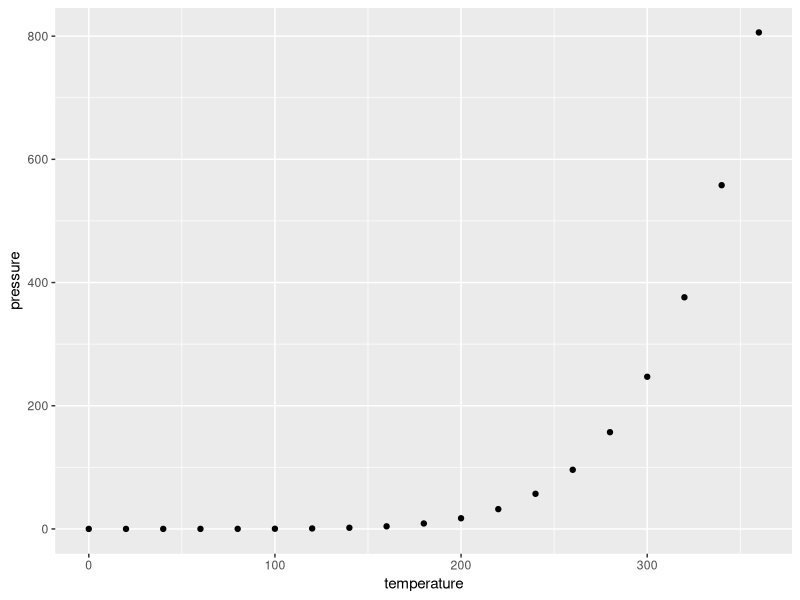
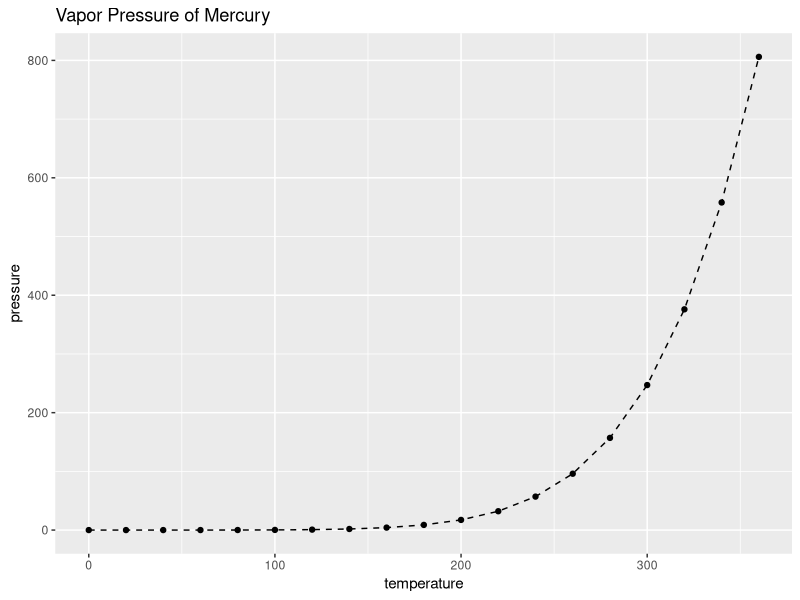
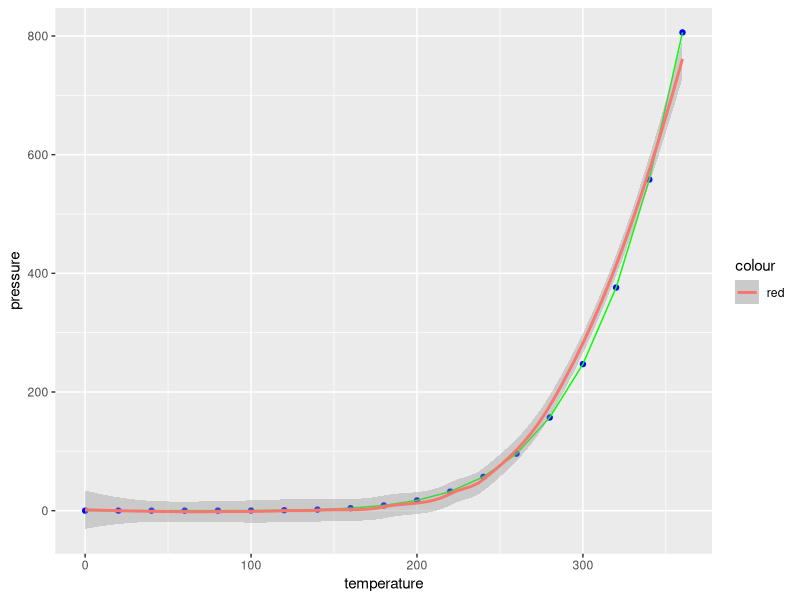
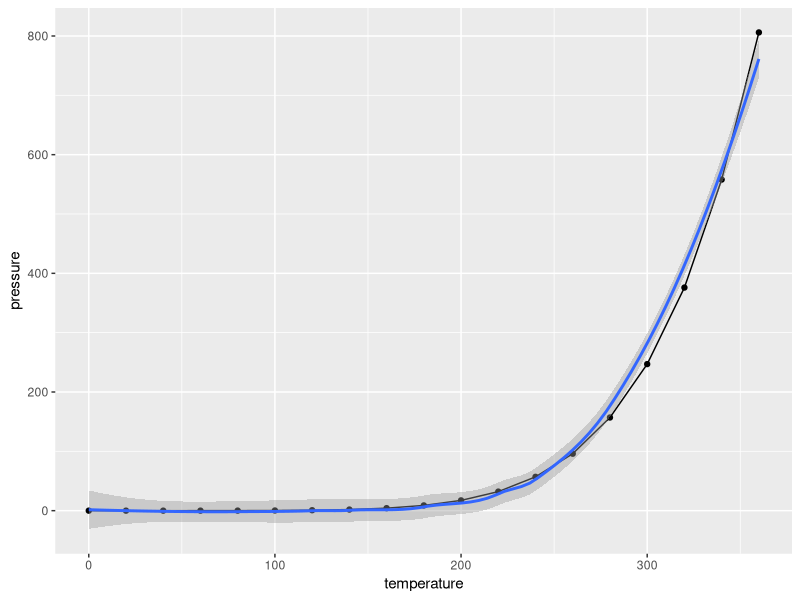
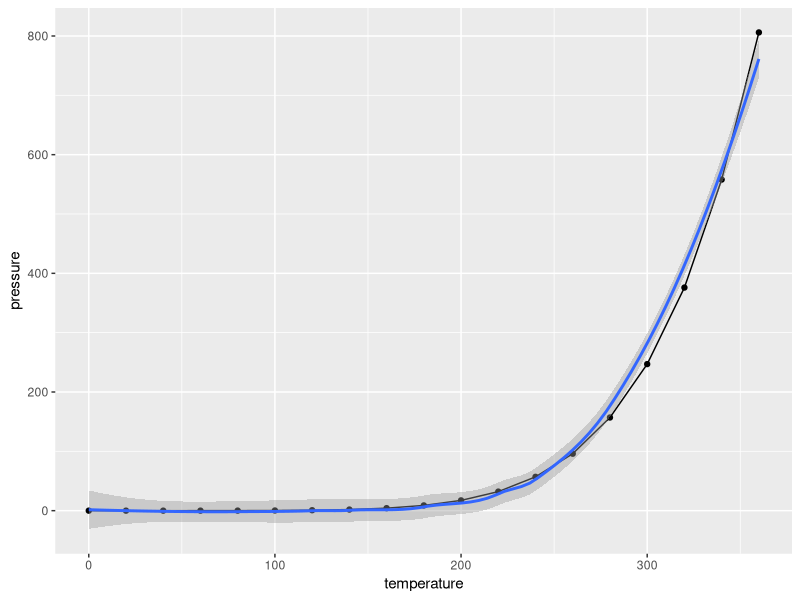
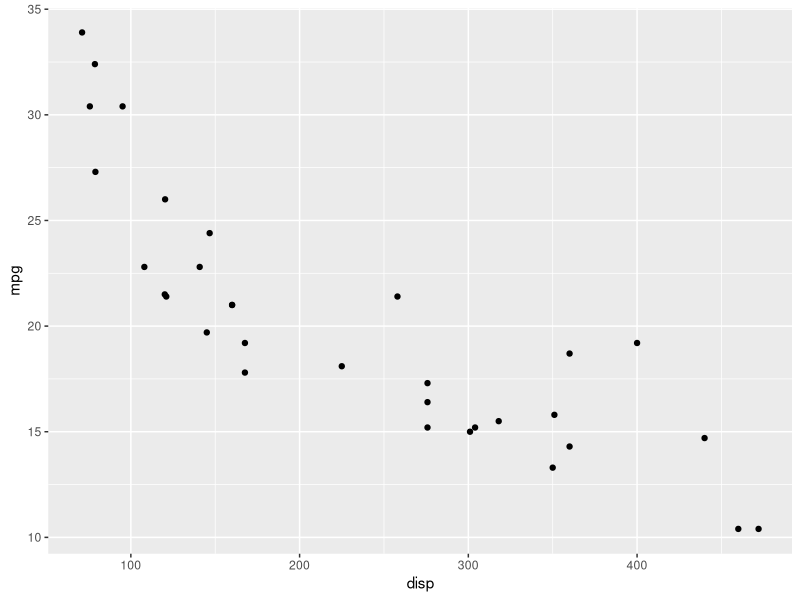
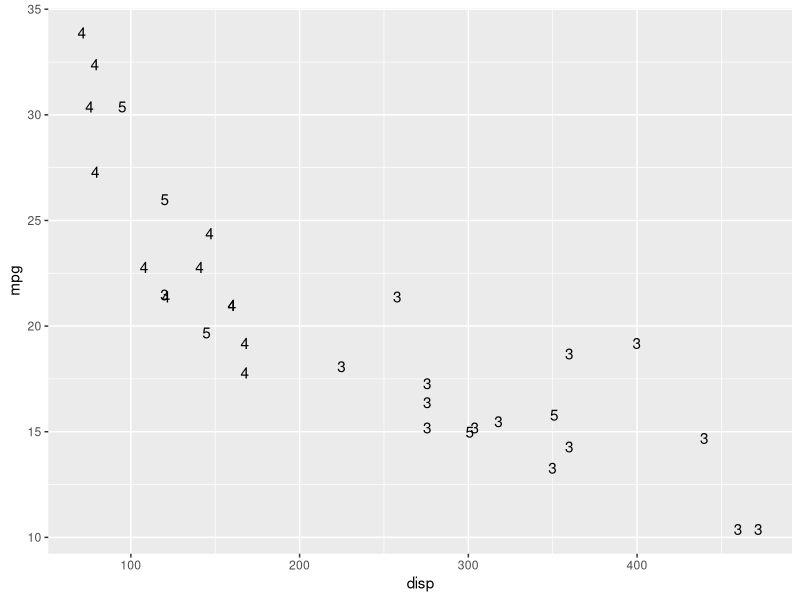
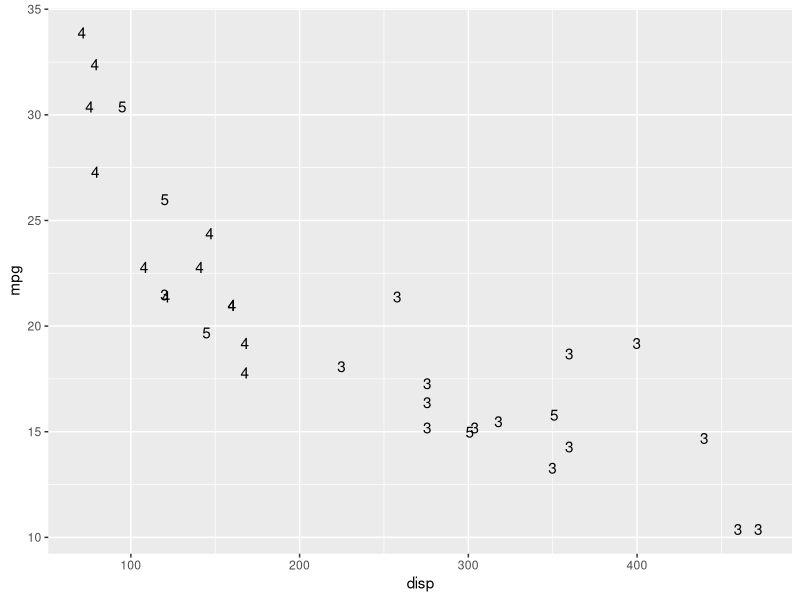

These figures' R source, in order:
# Murrell, Paul (2011), R Graphics, 2nd Edition.

## Chapter 5: {ggplot2}: qplot() & ggplot()

if (!require(ggplot2)) {install.packages('ggplot2'); library(ggplot2)}


### qplot()
qplot(temperature, pressure, data = pressure)

qplot(temperature, pressure, 
      data = pressure,
      main = 'Vapor Pressure of Mercury',
      geom = c('point', 'line'),
      lty = I('dashed'))

### ggplot(): data + aes() + geom_
ggplot(pressure, aes(x = temperature, y = pressure, colour = 'red')) +
  geom_point(colour = 'blue') +
  geom_line(colour = 'green') +
  geom_smooth()

ggplot(pressure, aes(x = temperature, y = pressure)) +
  geom_point() +
  geom_line() +
  geom_smooth()

ggplot(pressure) + 
  aes(x = temperature, y = pressure) +
  geom_point() +
  geom_line() +
  geom_smooth()


str(mtcars)

ggplot(mtcars) +
  aes(x = disp, y = mpg) +
  geom_point()

ggplot(mtcars) +
  aes(x = disp, y = mpg, label = gear) +
  geom_text()

ggplot(mtcars) +
  geom_text(aes(x = disp, y = mpg, label = gear))


lmcoef <- coef(lm(mpg~disp, mtcars))

ggplot(mtcars) +
  aes(x = disp, y = mpg) +
  geom_point() +
  geom_abline(intercept = lmcoef[1], slope = lmcoef[2])
